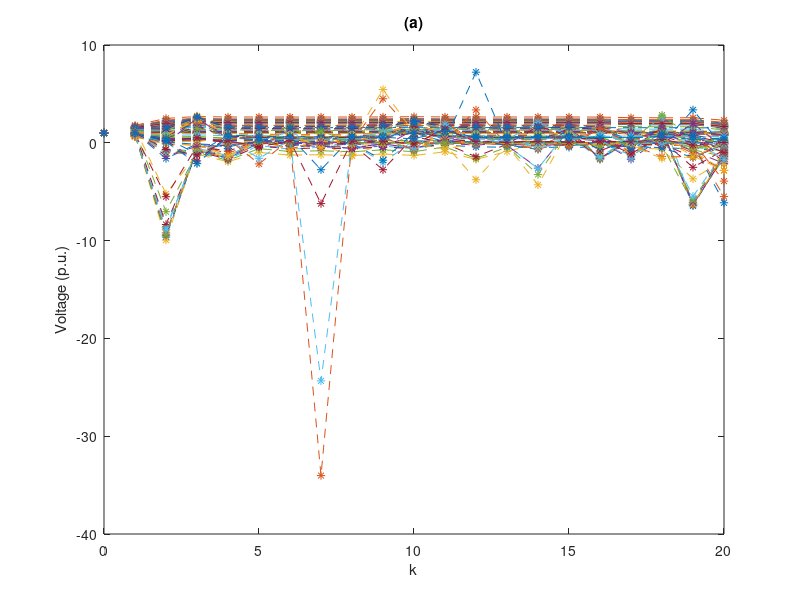
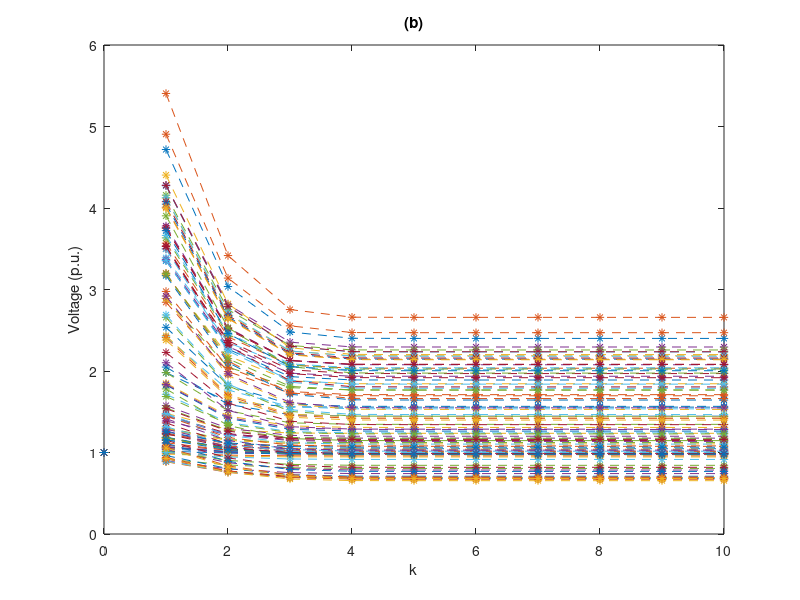
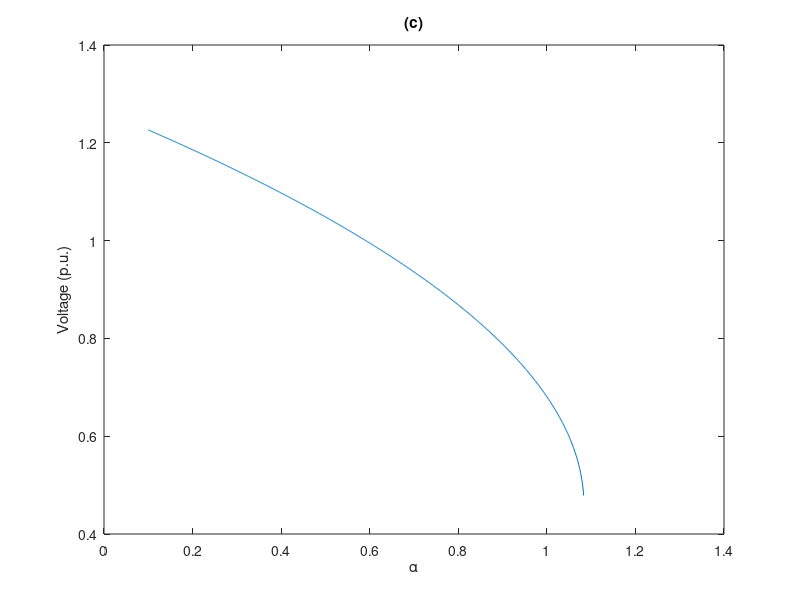

Here is the MATLAB script that generated these plots, in order:
%% The admittance matrix Y, YSS, YSL, YLS, YLL
Y=zeros(123,123);
Y(1,23)=1; Y(23,24)=1;Y(21,22)=0.5; Y(22,24)=0.5; Y(24,25)=1; Y(25,26)=1;
Y(26,29)=1; Y(28,29)=1; Y(27,28)=1; Y(11,27)=0.2; Y(29,34)=0.5; Y(2,34)=0.25;
Y(34,35)=0.25; Y(35,44)=0.1; Y(43,44)=0.2; Y(16,43)=0.2; Y(44,57)=0.5; Y(35,36)=0.2;
Y(44,45)=0.2; Y(45,65)=0.5; Y(64,65)=0.2; Y(65,66)=1; Y(15,66)=0.25; Y(42,45)=0.5;
Y(40,42)=0.2; Y(40,41)=0.5; Y(37,40)=0.5; Y(37,38)=0.25; Y(38,39)=0.2; Y(31,37)=0.5;
Y(30,31)=1; Y(31,32)=0.2; Y(32,33)=0.5; Y(12,33)=0.2; Y(14,42)=0.2; Y(57,58)=0.5; Y(58,59)=0.5;
Y(4,59)=0.25; Y(59,63)=0.5; Y(55,57)=0.2; Y(55,56)=0.5; Y(51,55)=1; Y(48,51)=1; Y(47,48)=1;
Y(46,47)=1; Y(3,46)=0.5; Y(46,49)=1; Y(54,55)=1; Y(53,54)=1; Y(50,53)=1; Y(52,53)=1;
Y(53,60)=0.2; Y(5,60)=1; Y(60,61)=0.5; Y(61,62)=0.5; Y(57,74)=0.1; Y(74,75)=0.2; Y(75,76)=0.2;
Y(76,77)=0.5; Y(19,77)=0.5; Y(68,76)=0.1; Y(67,68)=0.25; Y(17,67)=0.25; Y(68,69)=0.2;
Y(69,89)=0.5; Y(89,90)=0.2; Y(69,70)=0.5; Y(69,92)=0.1; Y(92,93)=0.5; Y(93,94)=0.5;
Y(94,95)=0.5; Y(13,95)=0.25; Y(71,72)=0.5; Y(70,71)=0.5; Y(72,73)=0.5; Y(72,108)=0.25;
Y(73,112)=0.5; Y(112,113)=0.5; Y(8,113)=0.2; Y(108,109)=0.5; Y(110,111)=0.5; Y(105,108)=0.5;
Y(105,106)=0.5;Y(106,107)=0.5;Y(7,107)=0.5;Y(102,105)=0.5;Y(102,103)=0.5;Y(103,104)=0.5;
Y(101,102)=0.5;Y(100,101)=0.5;Y(96,100)=0.5;Y(97,100)=0.5;Y(96,97)=0.5;Y(97,98)=0.5;Y(98,99)=0.5;
Y(6,99)=0.2;Y(109,110)=0.25;Y(72,91)=0.25;Y(91,114)=0.5;Y(114,115)=0.5;Y(115,116)=0.5;
Y(9,116)=0.2;Y(88,91)=0.1;Y(88,119)=1;Y(87,88)=0.1;Y(86,87)=0.1;Y(85,86)=0.2;Y(84,86)=0.25;
Y(83,84)=0.2;Y(82,84)=0.25;Y(81,82)=0.2;Y(80,82)=0.25;Y(79,80)=0.2;Y(78,80)=0.25;
Y(20,78)=0.2;Y(118,119)=1;Y(18,118)=0.5;Y(118,120)=0.5;Y(120,122)=0.5;Y(121,122)=0.2;
Y(122,123)=0.2;Y(10,123)=0.2;Y(117,121)=0.2;
Y=Y+Y'; Y=diag(Y*ones(123,1))-Y;

YSS=Y(1:10, 1:10);YSL=Y(1:10, 11:123);YLS=Y(11:123, 1:10);YLL=Y(11:123,11:123);

%% voltage reverence, open-circuit voltage and load vecter 
v_S=ones(10,1); % voltage reverence
p=[-0.1*ones(10,1);0.006*ones(103,1)]; % load
v=-YLL^(-1)*YLS*v_S; %open-circuit voltage

%% The NR method based on the fractional formulation in (4)
 A=diag(v)^(-1)*YLL^(-1)*diag(v)^(-1)*diag(p); % A in equation (4)
 x=v*ones(1, 21); % initinalization 
 for k=1:20
     fx=eye(113)-A*diag(x(:,k))^(-2);   % Jacobian matrix f_x(x_k)
     f=x(:,k)+A*(1./x(:,k))-ones(113,1);  % residual  f(x_k)
     x(:,k+1)=x(:,k)-fx^(-1)*f;  % NR update
 end

 %% The NR method based on the quadratic formulation in (3)
 xx=v*ones(1, 10); % initinalization 
for k=1:10
     gx=diag(xx(:,k))*YLL+diag(YLL*xx(:,k)+YLS*v_S);  % Jacobian matrix g_x(x_k)
     g=diag(xx(:,k))*(YLL*xx(:,k)+YLS*v_S)+p;   % residual g(x_k)
     xx(:,k+1)=xx(:,k)-gx^(-1)*g;   % NR update
end

%% Monotone convergence whenever a solution exists
alpha=0.1:0.001:2;     % alpha starts at 0.1 and increases in steps of 0.001
vh=[];        % high-voltage equilibrium at each power point
for j=1:length(alpha)   % sweep over the power points
    pa=[-0.1*ones(10,1);0.006*alpha(j)*ones(103,1)];   % update the loads
    u=v;       % open-circuit initialization
    for k=1:20
        g=diag(u)*(YLL*u+YLS*v_S)+pa;  %  residual  g(x_k)
        gx=diag(u)*YLL+diag(YLL*u+YLS*v_S);   % Jacobian matrix g_x(x_k)
        d=gx\g;    % Newton correction
        if k>1 && min(d)<0, break; end;  % monotonicity check after the first update
        u=u-d; % NR update
    end
    if ~(norm(g,inf)<1e-10), break; end;   % convergence check
    vh(:,j)=u;   % store the high-voltage equilibrium
end 
alpha(j-1)     % display the estimated critical loading factor

%%  Plotting Fig. 1
figure(1); clf;
plot([0 NaN 1:20],[x(:,1) nan(113,1) x(:,2:end)]','--*');
xlabel('k'); ylabel('Voltage (p.u.)'); title('(a)'); ax(1)=gca;

figure(2); clf;
plot([0 NaN 1:size(xx,2)-1],[xx(:,1) nan(113,1) xx(:,2:end)]','--*');
xlabel('k'); ylabel('Voltage (p.u.)'); title('(b)'); ax(2)=gca;

figure(3); clf;
[~,n]=min(vh(:,end));
plot(alpha(1:size(vh,2)),vh(n,:));
xlabel('\alpha'); ylabel('Voltage (p.u.)'); title('(c)'); ax(3)=gca;
